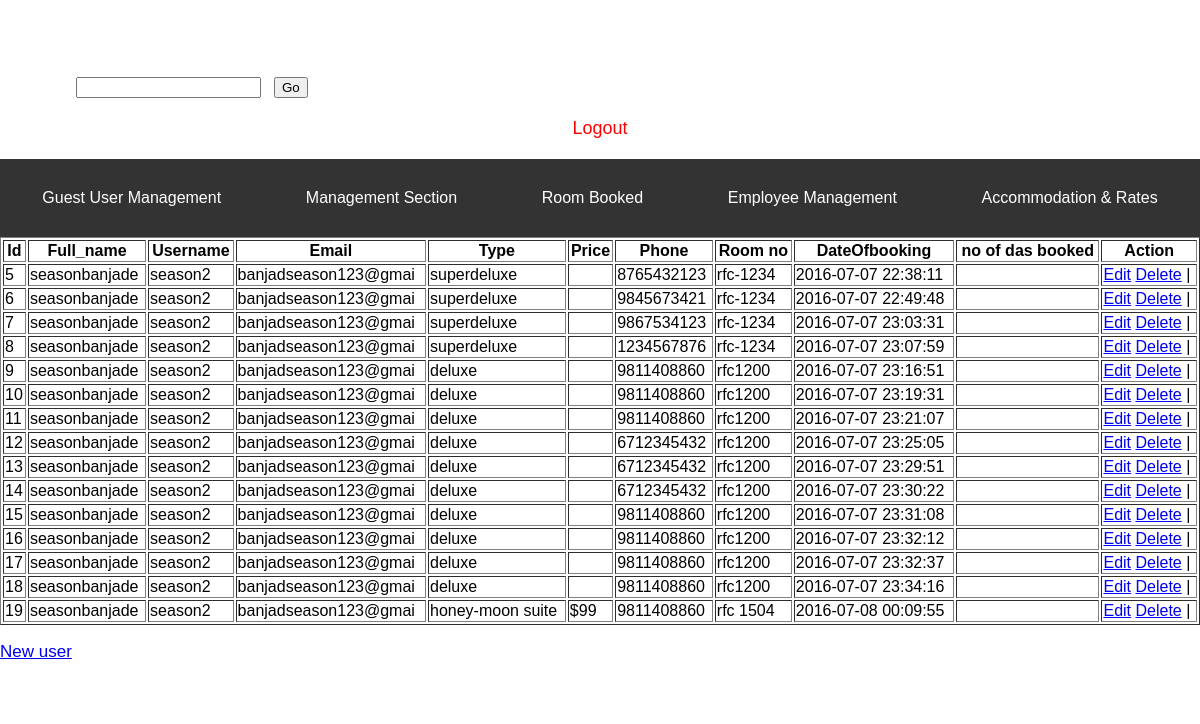
The page /room-reservrd.php on the database its author committed.
### tables this page shows
CREATE TABLE IF NOT EXISTS `roombooked` (
  `id` int(11) NOT NULL AUTO_INCREMENT,
  `username` varchar(30) NOT NULL,
  `type` varchar(30) NOT NULL,
  `full_name` varchar(30) NOT NULL,
  `email` varchar(40) NOT NULL,
  `phone` bigint(15) NOT NULL,
  `address` varchar(40) NOT NULL,
  `price` varchar(10) NOT NULL,
  `room_no` varchar(40) NOT NULL,
  `booking_date` text NOT NULL,
  `end` varchar(4) NOT NULL,
  `status` varchar(30) NOT NULL,
  `date` timestamp NOT NULL DEFAULT CURRENT_TIMESTAMP ON UPDATE CURRENT_TIMESTAMP,
  PRIMARY KEY (`id`)
);

### room-reservrd.php (the view)
<?php
	include("connect.php");
?>
<h3>User management</h3>
<form action="" method="post">
	Firstname:<input type="text" name="firstname" />&nbsp;&nbsp;
    <input type="submit" name="search" value="Go" />
</form>
<?php include("../admin/dash.php");?>
<div class="box">
<table width="100%" border="1">
	<tr>
    	<th>Id</th>
        <th>Full_name</th>
        <th>Username</th>
        <th>Email</th>
        <th>Type</th>
        <th>Price</th>
        <th>Phone</th>
        <th>Room no</th>
        <th>DateOfbooking</th>
        <th>no of das booked</th>
        <th>Action</th>
    </tr>
    <?php
		if(isset($_POST["search"])){
			$fname = $_POST["firstname"];
			$sql = "SELECT * FROM roombooked WHERE firstname LIKE '%$fname%'";
		}
		else{
			$sql = "SELECT * FROM roombooked";
		}
		$result = mysqli_query($con,$sql);
		while($row = mysqli_fetch_assoc($result)){
	?>
        <tr>
            <td><?php echo $row["id"];?></td>
            <td><?php echo $row["full_name"];?></td>
            <td><?php echo $row["username"];?></td>
            <td><?php echo $row["email"];?></td>
            <td><?php echo $row["type"];?></td>
            <td><?php echo $row["price"];?></td>
            <td><?php echo $row["phone"];?></td>
           <td><?php echo $row["room_no"];?></td>
            <td><?php echo $row["date"];?></td>
            <td><?php echo $row["no_of_daysbooking"];?></td>
            <td>
            <a href="../mamaproject/admin/edit-booking.php?id=<?php echo $row["id"];?>">Edit</a>
             <a href="../mamaproject/admin/deletebooking.php?id=<?php echo $row["id"];?>">Delete</a> |
            </td>
        </tr>
    <?php }?>
</table></div>
<p><a href="../mamaproject/admin/userinsert.php">New user</a></p>>

### admin/dash.php (shortened to what this page needs)
<?php
if (!isset($_SERVER['HTTP_REFERER'])){
    isset($_SERVER['HTTP_REFERER']) && !empty($_SERVER['HTTP_REFERER']) ? $_SERVER['HTTP_REFERER'] : $current_url;
    echo "Direct access is not allowed";
    exit;
} else {
?>
<html xmlns="http://www.w3.org/1999/xhtml">
<head>
    <link href="css/dashboard.css" rel="stylesheet" type="text/css"/>
    <link href="css/login.css" rel="stylesheet" type="text/css"/>
</head>
<body>
    <div class="logout">
        <a href="Logout.php">Logout</a>
    </div>
    <div class="sidebar">
        <a href="display_user.php">Guest User Management</a>
        <a href="logoupload.php">Management Section</a>
        <a href="room-reserved.php">Room Booked</a>
        <a href="employee-record.php">Employee Management</a>
        <a href="room-edit.php">Accommodation & Rates</a>
    </div>
</body>
</html>
<?php } ?>

### css/dashboard.css (style rules this page uses)
body { background:#FFF; width:100%; COLOR:#FFF; }
p { color:grey; font-family:Arial, Helvetica, sans-serif; font-size:17px; }
.box { width:100%; background:#fff; color:#000; }
.box td { color:#000; }
.box tr { color:#000; }

### admin/dash.php (style rules this page uses)
body { font-family: Arial, sans-serif; margin: 0; padding: 0; }
.sidebar { width: 100%; background: #333; overflow: hidden; display: flex; justify-content: space-around; padding: 15px 0; }
.sidebar a { color: white; text-decoration: none; padding: 15px; transition: 0.3s; }
.logout { text-align: center; margin: 20px 0; }
.logout a { color: red; font-size: 18px; text-decoration: none; }

### rows shown on the page
roombooked: id "5", full_name "seasonbanjade", username "season2", email "banjadseason123@gmai", type "superdeluxe", phone "8765432123", room_no "rfc-1234", date "2016-07-07 22:38:11"
roombooked: id "6", full_name "seasonbanjade", username "season2", email "banjadseason123@gmai", type "superdeluxe", phone "9845673421", room_no "rfc-1234", date "2016-07-07 22:49:48"
roombooked: id "7", full_name "seasonbanjade", username "season2", email "banjadseason123@gmai", type "superdeluxe", phone "9867534123", room_no "rfc-1234", date "2016-07-07 23:03:31"
roombooked: id "8", full_name "seasonbanjade", username "season2", email "banjadseason123@gmai", type "superdeluxe", phone "1234567876", room_no "rfc-1234", date "2016-07-07 23:07:59"
roombooked: id "9", full_name "seasonbanjade", username "season2", email "banjadseason123@gmai", type "deluxe", phone "9811408860", room_no "rfc1200", date "2016-07-07 23:16:51"
roombooked: id "10", full_name "seasonbanjade", username "season2", email "banjadseason123@gmai", type "deluxe", phone "9811408860", room_no "rfc1200", date "2016-07-07 23:19:31"
roombooked: id "11", full_name "seasonbanjade", username "season2", email "banjadseason123@gmai", type "deluxe", phone "9811408860", room_no "rfc1200", date "2016-07-07 23:21:07"
roombooked: id "12", full_name "seasonbanjade", username "season2", email "banjadseason123@gmai", type "deluxe", phone "6712345432", room_no "rfc1200", date "2016-07-07 23:25:05"
roombooked: id "13", full_name "seasonbanjade", username "season2", email "banjadseason123@gmai", type "deluxe", phone "6712345432", room_no "rfc1200", date "2016-07-07 23:29:51"
roombooked: id "14", full_name "seasonbanjade", username "season2", email "banjadseason123@gmai", type "deluxe", phone "6712345432", room_no "rfc1200", date "2016-07-07 23:30:22"
roombooked: id "15", full_name "seasonbanjade", username "season2", email "banjadseason123@gmai", type "deluxe", phone "9811408860", room_no "rfc1200", date "2016-07-07 23:31:08"
roombooked: id "16", full_name "seasonbanjade", username "season2", email "banjadseason123@gmai", type "deluxe", phone "9811408860", room_no "rfc1200", date "2016-07-07 23:32:12"
roombooked: id "17", full_name "seasonbanjade", username "season2", email "banjadseason123@gmai", type "deluxe", phone "9811408860", room_no "rfc1200", date "2016-07-07 23:32:37"
roombooked: id "18", full_name "seasonbanjade", username "season2", email "banjadseason123@gmai", type "deluxe", phone "9811408860", room_no "rfc1200", date "2016-07-07 23:34:16"
roombooked: id "19", full_name "seasonbanjade", username "season2", email "banjadseason123@gmai", type "honey-moon suite", price "$99", phone "9811408860", room_no "rfc 1504", date "2016-07-08 00:09:55"
